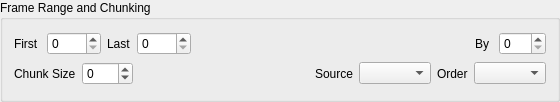
<?xml version="1.0" encoding="UTF-8"?>
<ui version="4.0">
 <class>FrameSequenceBox</class>
 <widget class="QGroupBox" name="FrameSequenceBox">
  <property name="geometry">
   <rect>
    <x>0</x>
    <y>0</y>
    <width>560</width>
    <height>102</height>
   </rect>
  </property>
  <property name="sizePolicy">
   <sizepolicy hsizetype="Preferred" vsizetype="Fixed">
    <horstretch>0</horstretch>
    <verstretch>0</verstretch>
   </sizepolicy>
  </property>
  <property name="windowTitle">
   <string>Chunk</string>
  </property>
  <property name="title">
   <string>Frame Range and Chunking</string>
  </property>
  <layout class="QVBoxLayout" name="verticalLayout">
   <property name="sizeConstraint">
    <enum>QLayout::SetDefaultConstraint</enum>
   </property>
   <item>
    <layout class="QHBoxLayout" name="range">
     <item>
      <widget class="QLabel" name="first_label">
       <property name="text">
        <string>First </string>
       </property>
      </widget>
     </item>
     <item>
      <widget class="QDoubleSpinBox" name="first">
       <property name="toolTip">
        <string>First frame to operate on</string>
       </property>
       <property name="decimals">
        <number>0</number>
       </property>
       <property name="maximum">
        <double>9999.000000000000000</double>
       </property>
      </widget>
     </item>
     <item>
      <widget class="QLabel" name="last_label">
       <property name="text">
        <string>Last</string>
       </property>
      </widget>
     </item>
     <item>
      <widget class="QDoubleSpinBox" name="last">
       <property name="toolTip">
        <string>last frame to operate on</string>
       </property>
       <property name="decimals">
        <number>0</number>
       </property>
       <property name="maximum">
        <double>9999.000000000000000</double>
       </property>
      </widget>
     </item>
     <item>
      <spacer name="horizontalSpacer">
       <property name="orientation">
        <enum>Qt::Horizontal</enum>
       </property>
       <property name="sizeHint" stdset="0">
        <size>
         <width>40</width>
         <height>20</height>
        </size>
       </property>
      </spacer>
     </item>
     <item>
      <widget class="QLabel" name="step_label">
       <property name="text">
        <string>By </string>
       </property>
      </widget>
     </item>
     <item>
      <widget class="QDoubleSpinBox" name="step_size">
       <property name="toolTip">
        <string>The frame-difference between two rendered frames</string>
       </property>
       <property name="decimals">
        <number>0</number>
       </property>
      </widget>
     </item>
    </layout>
   </item>
   <item>
    <layout class="QHBoxLayout" name="options">
     <item>
      <widget class="QLabel" name="label">
       <property name="text">
        <string>Chunk Size</string>
       </property>
      </widget>
     </item>
     <item>
      <widget class="QDoubleSpinBox" name="chunk_size">
       <property name="toolTip">
        <string>Amount of frames per task on the farm. Smaller chunks means more tasks to work on. 0 makes one chunk. Negative values create that many chunks</string>
       </property>
       <property name="decimals">
        <number>0</number>
       </property>
       <property name="minimum">
        <double>-999.000000000000000</double>
       </property>
       <property name="maximum">
        <double>999.000000000000000</double>
       </property>
      </widget>
     </item>
     <item>
      <spacer name="horizontalSpacer_2">
       <property name="orientation">
        <enum>Qt::Horizontal</enum>
       </property>
       <property name="sizeHint" stdset="0">
        <size>
         <width>40</width>
         <height>20</height>
        </size>
       </property>
      </spacer>
     </item>
     <item>
      <widget class="QLabel" name="source_label">
       <property name="text">
        <string>Source</string>
       </property>
      </widget>
     </item>
     <item>
      <widget class="QComboBox" name="source">
       <property name="toolTip">
        <string>The source for the first and last frame</string>
       </property>
      </widget>
     </item>
     <item>
      <widget class="QLabel" name="order_label">
       <property name="toolTip">
        <string>Determines how chunks are ordered. Useful to make sure you see certain frames first</string>
       </property>
       <property name="text">
        <string>Order</string>
       </property>
      </widget>
     </item>
     <item>
      <widget class="QComboBox" name="order">
       <property name="toolTip">
        <string>The order in which chunks will be created. Useful to get certain frames before others</string>
       </property>
      </widget>
     </item>
    </layout>
   </item>
  </layout>
 </widget>
 <resources/>
 <connections/>
</ui>
